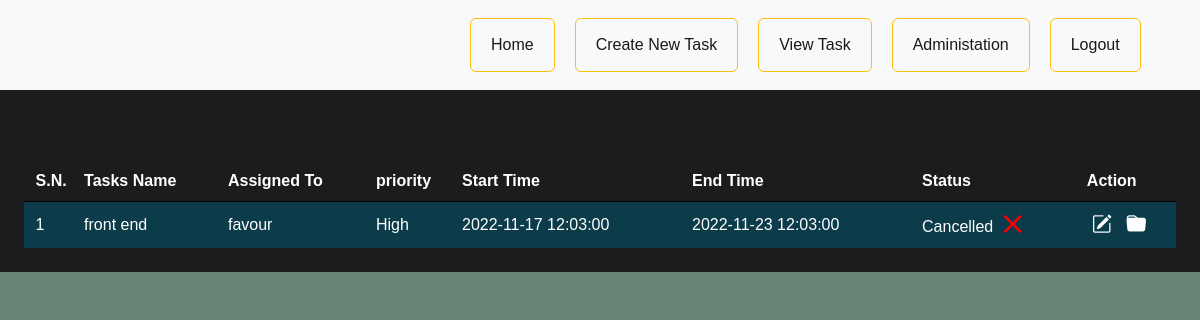
/index.php (signed in), run on the app's committed database.
### tables this page shows
CREATE TABLE `task_tbl` (
  `id` int(5) NOT NULL,
  `task_description` varchar(255) NOT NULL,
  `task_name` varchar(100) NOT NULL,
  `end_time` datetime NOT NULL,
  `priority` varchar(225) NOT NULL,
  `start_time` datetime NOT NULL,
  `login_id` int(20) NOT NULL DEFAULT 2,
  `status` varchar(11) NOT NULL DEFAULT '0' COMMENT '0=Started, 1=Ongoing, 2=Finished, 3=Canceled',
  `employee_id` int(4) NOT NULL
);

### index.php (the view, shortened to what this page needs)
<?php
      include('verify.php');
$employee_id = $_SESSION['employee_id'];
$login_id = $_SESSION['login_id'];
?>
<html>
    <head>
       <link rel="stylesheet" href="css/general_style.css">
       <link rel="stylesheet" href="https://cdn.jsdelivr.net/npm/bootstrap-icons@1.3.0/font/bootstrap-icons.css">
       <link rel="stylesheet" href="css/home_style.css">
        <link href="https://cdn.jsdelivr.net/npm/bootstrap@5.2.2/dist/css/bootstrap.min.css" rel="stylesheet">
    </head>
    <body>
    <?php
      include('sidebar.php');
    ?>
    <div class="wrapper1" style=" position: relative;top: 0%;">
        <div class="all-tasks">
            <table style="color:white ;">
            <thead>
                <tr>
                    <th>S.N.</th>
                    <th>Tasks Name</th>
                    <th>Assigned To</th>
                    <th>priority</th>
                    <th>Start Time</th>
                    <th>End Time</th>
                    <th>Status</th>
                    <th>Action</th>
                </tr>
            </thead>
                    <?php
                          if($login_id == 1){
                            $sql = "SELECT a.*, b.*
                                FROM task_tbl a
                                INNER JOIN tbl_admin b ON(a.employee_id=b.employee_id)
                                ";
                            }else{
                                $sql = "SELECT a.*, b.*
                                FROM task_tbl a
                                INNER JOIN tbl_admin b ON(a.employee_id=b.employee_id)
                                WHERE a.employee_id = $employee_id
                                ";
                            }
                       $res = mysqli_query($conn, $sql);
                        $serial = 1;
                                while($row = mysqli_fetch_assoc($res)){
                                    $task_id = $row['id'];
                                ?>
                                <tr class="content" style="color:white ;">
                                    <td><?php echo $serial; $serial++;?></td>
                                    <td><?php echo $row['task_name']; ?></td>
                                    <td><?php echo $row['username']; ?></td>
                                    <td><?php echo $row['priority']; ?></td>
                                    <td><?php echo $row['start_time']; ?></td>
                                    <td><?php echo  $row['end_time'];  ?></td>
                                    <td>
                                    <?php  if($row['status'] == 1){
                                        echo "Ongoing <i class='bi bi-arrow-repeat' style='color:#d4ab3a;' width:30px;></i>";
                                    }elseif($row['status'] == 2){
                                    echo "Finished <i class='bi bi-check-lg' style='color:#00af16;'></i>";
                                    }elseif($row['status'] == 3){
                                    echo "Cancelled <i class='bi bi-x-lg' style='color:red;'></i>";
                                    }else{
                                    echo "Started <i class='bi bi-chevron-double-right' style='color:chartreuse;'></i>";
                                    } ?>
                                    </td>
                                <div>
                                    <td>
                                    <a href="update-task.php?id=<?php echo $task_id; ?>" class="update_delete"><i class="bi bi-pencil-square"></i></a>
                                     <a href="task-details.php?id=<?php echo $task_id; ?>" class="update_delete"><i class="bi bi-folder-fill"></i></a>
                                    </td>
                                </div>
                                </tr>
                                <?php } ?>
            </table>
        </div>
    </div>
    </body>
</html>

### css/general_style.css (style rules this page uses)
body { background-color: #0C3B4A; }
* { color:#fff; margin: 0px; padding: 0px; font-family: Verdana, Geneva, Tahoma, sans-serif; }
.wrapper1 { width:100%; margin: 0px auto; padding: 2% ; background-color: #1A1C1D; }
table { width: 100%; border-radius: 3px solid #0C3B4A; }
table tr th { text-align: left; border-bottom:1px solid black ; padding: 1%; padding-top: 5%; }
table tr td { padding: 1%; }
.update_delete { text-decoration: none; padding: 5px auto; margin: 5px auto; }
i { font-size: 20px; height: 30px; padding: 5px; }
.content { background-color: #0C3B4A; }

### css/home_style.css (style rules this page uses)
.body { background-color: #03351a9a; }
* { margin: 0px; padding: 0px; font-family: Verdana, Geneva, Tahoma, sans-serif; }

### data on the page
task_tbl: task_name "front end", employee.username "favour", priority "High", start_time "2022-11-17 12:03:00", end_time "2022-11-23 12:03:00", status "Cancelled"
